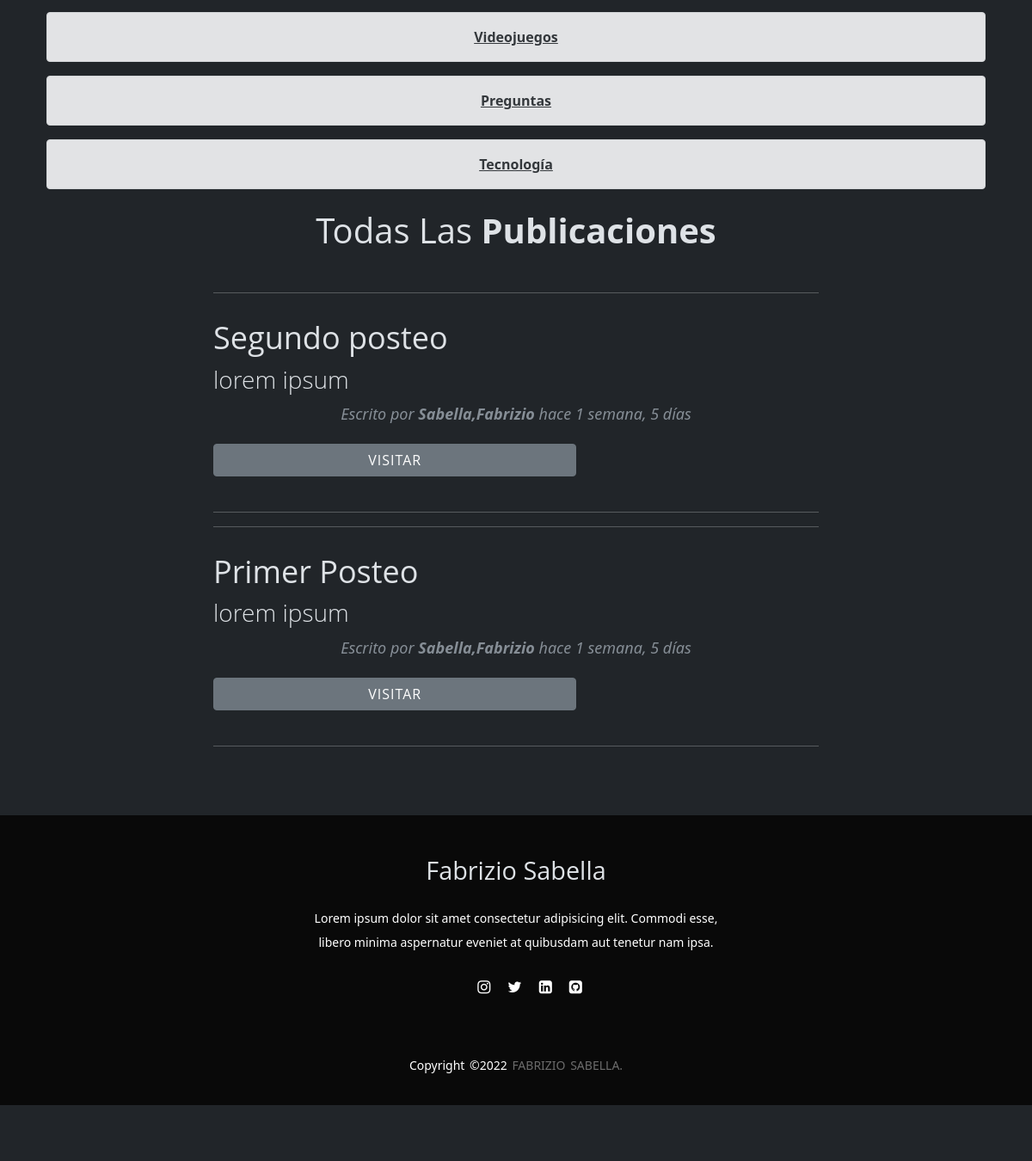
Page /post (lower part) on the earlier database version.
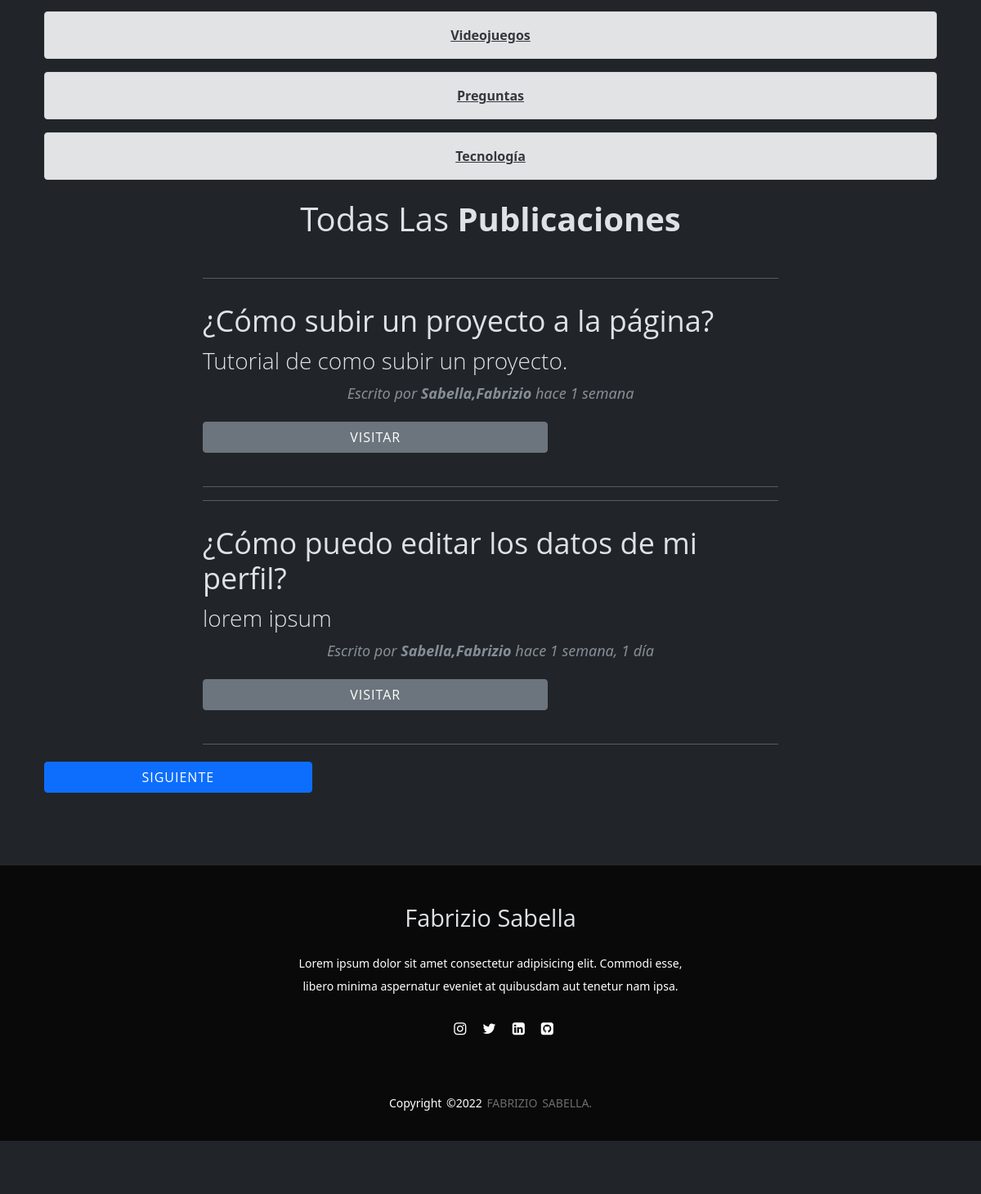
Same page on the later database version.
### aplicaciones/blog/models.py (models this page shows, shortened)
class Post(models.Model):
    id = models.AutoField(primary_key=True)
    titulo = models.CharField(max_length=90, blank=False, null= False)
    slug = models.CharField(max_length=100, blank=False, null= False)
    descripcion = models.CharField(max_length=110, blank=False, null= False)
    contenido = RichTextField()
    imagen = models.URLField(max_length=255, blank=False, null= False)
    autor = models.ForeignKey(Autor, on_delete=models.CASCADE)
    categoria = models.ForeignKey(Categoria, on_delete=models.CASCADE)
    estado = models.BooleanField('Publicado/No Publicado', default=True)
    fecha_creacion = models.DateTimeField('Fecha de Creación',auto_now= False, auto_now_add=True)
    class Meta:
        verbose_name = 'Post'
        verbose_name_plural = 'Posts'

class Autor(models.Model):
    id= models.AutoField(primary_key=True)
    user = models.OneToOneField(User, on_delete=models.CASCADE)
    nombres = models.CharField( 'Nombre del Autor' ,max_length=255, blank=True, null=False)
    apellidos = models.CharField( 'Apellidos del Autor' ,max_length=255, blank=True, null=False)
    imagen = models.ImageField(default='img/profile2.png')
    facebook = models.URLField( 'Facebook', blank=True, null=True)
    github = models.URLField( 'Github', blank=True, null=True)
    twitter = models.URLField( 'Twitter', blank=True, null=True)
    web = models.URLField( 'Web', blank=True, null=True)
    correo = models.EmailField( 'Correo Electrónico', blank=True, null=False)
    estado = models.BooleanField( 'Autor Activo/Autor no Activo', default= True)
    fecha_creacion = models.DateField('Fecha Creación',auto_now = False, auto_now_add=True)
    class meta:
        verbose_name = 'Autor'
        verbose_name_plural = 'Autores'
    def __str__(self):
        return "{0},{1}".format(self.apellidos, self.nombres)
    def create_autor(sender, instance,created ,**kwargs):
        if created:
            Autor.objects.create(user=instance)
    post_save.connect(create_autor, sender=User)

### aplicaciones/blog/views.py (the view)
# urls.py: path('post', post, name = 'post'),
def post(request):
    posts = Post.objects.all().order_by('-fecha_creacion')[:]
    paginator = Paginator(posts, 2)
    page = request.GET.get('page')
    posts = paginator.get_page(page)
    return render(request, 'post.html', {'posts': posts})

### templates/post.html (shortened to what this page needs)
{% extends 'index.html' %}
{% load static %}
{% load humanize %}
{% block content %}
  <div class="text-center">
    <div class="alert alert-secondary" role="alert">
      <a class="alert-link" href="{% url 'videojuegos' %}">Videojuegos</a>
    </div>
    <div class="alert alert-secondary" role="alert">
      <a class="alert-link" href="{% url 'preguntas' %}">Preguntas</a>
    </div>
    <div class="alert alert-secondary" role="alert">
      <a class="alert-link" href="{% url 'tecnologia' %}">Tecnología</a>
    </div>
  </div>
  <div class="row my-4 text-center">
    <h1 class="">Todas Las <strong>Publicaciones</strong></h1>
  </div>
    <div class="container">
        <div class="row">
          <div class="col-lg-8 col-md-10 mx-auto">
            {% block contenido %}
            {% if posts %}
              {% for post in posts %}
              <hr>
                  <div class="post-preview">
                    <a href="#" style="color: #ffff; text-decoration: none;">
                      <h2 class="post-title">
                        {{ post.titulo }}
                      </h2>
                      <h3 class="post-subtitle">
                        {{ post.descripcion }}
                      </h3>
                    </a>
                    <p class="post-meta">Escrito por
                     <strong>{{ post.autor }}</strong>
                      {{ post.fecha_creacion|naturaltime }}</p>
                  </div>
                  <div class="row justify-content-center justify-content-md-start">
                    <a href="{% url 'detalles_post' post.slug %}">
                      <button class="btn btn-secondary">Visitar</button>
                    </a>
                  </div>
                  <hr>
              {% endfor %}
            {% else %}
              <div class="row my-4 text-center">
                <h1 class="text-align center">No existen post registrados!</h1>
              </div>
            {% endif %}
            {% endblock contenido %}
          </div>
        </div>
    </div>
    <div class="row">
      <div class="col-md-12 col-lg-12 col-sm-12 col-xs-12">
        <div class="col-md-6 col-sm-6 col-lg-6 col-xs-6 float-right">
          {% if posts.has_next %}
            <div class="clearfix">
              <a href="?page={{ posts.next_page_number }}{% if request.GET.buscar %}&buscar={{request.GET.buscar}}{% endif %}">
                <button class="btn btn-primary float right">Siguiente</button>
              </a>
            </div>
          {% endif %}
        </div>
      </div>
    </div>
{% endblock %}

Differences in the rows shown:
no longer on this page (row edited): Post: titulo "Segundo posteo", descripcion "lorem ipsum", autor "Sabella,Fabrizio", fecha_creacion "hace 1 semana, 5 días"
no longer on this page (row edited): Post: titulo "Primer Posteo", descripcion "lorem ipsum", autor "Sabella,Fabrizio", fecha_creacion "hace 1 semana, 5 días"
added Post: titulo "¿Cómo subir un proyecto a la página?", descripcion "Tutorial de como subir un proyecto.", autor "Sabella,Fabrizio", fecha_creacion "hace 1 semana"
added Post: titulo "¿Cómo puedo editar los datos de mi perfil?", descripcion "lorem ipsum", autor "Sabella,Fabrizio", fecha_creacion "hace 1 semana, 1 día"
Other differences:
text now shown: "SIGUIENTE"
